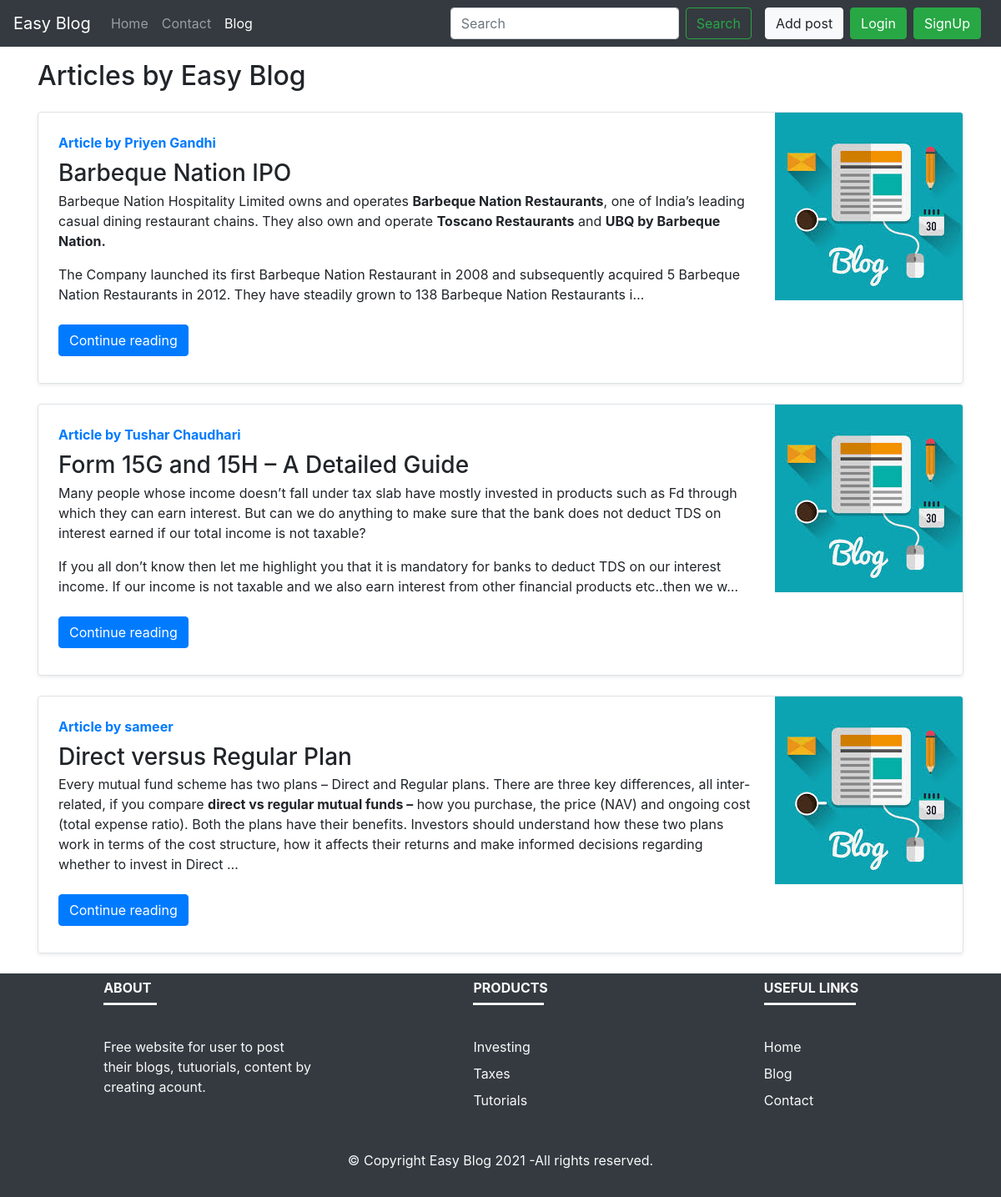
Screenshot of /blog/ with the database file from the repository.
### blog/models.py (models this page shows, shortened)
class Post(models.Model):
    sno=models.AutoField(primary_key=True)
    title=models.CharField(max_length=255)
    author=models.CharField(max_length=24)
    slug=models.CharField(max_length=130)
    timeStamp=models.DateTimeField(auto_now_add=True)
    content=models.TextField()

### blog/views.py (the view)
# urls.py: path('', views.blogHome, name="bloghome"),
def blogHome(request):
    allPosts= Post.objects.all()
    context={'allPosts': allPosts}
    return render(request, "blog/blogHome.html", context)

### templates/blog/blogHome.html (shortened to what this page needs)
{% extends 'base.html' %}
{% block blogactive %} active {% endblock blogactive %}
{% block body %}
<div class="container my-3">
    <h2>Articles by Easy Blog</h2>
    {% for post in allPosts %}
    <div class="row no-gutters border rounded overflow-hidden flex-md-row mb-4 shadow-sm h-md-250 my-4 position-relative">
        <div class="col p-4 d-flex flex-column position-static">
            <strong class="d-inline-block mb-2 text-primary">Article by {{post.author}}</strong>
            <h3 class="mb-0">{{post.title}}</h3>
            <p class="card-text mb-auto">{{post.content| truncatechars:500 |safe}}</p>
            <div class="my-2">
                <a href="/blog/{{post.slug}}" role="button" class="btn btn-primary">Continue reading</a>
            </div>
        </div>
        <div class="col-auto d-none d-lg-block">
            <img src="/static/img/blog.jpg" alt="Blog">
        </div>
    </div>
    {% endfor %}
</div>
{% endblock %}

### rows the page displays
Post: author "Priyen Gandhi", title "Barbeque Nation IPO", content "Barbeque Nation Hospitality Limited owns and operates Barbeque Nation Restaurants , one of India’s leading casual dining restaurant chains. They also own and operate Toscano Restaurants and UBQ by Barbeque Nation. The Company launched its first Barbeque Nation Restaurant in 2008 and subsequently acquired 5 Barbeque Nation Restaurants in 2012. They have steadily grown to 138 Barbeque Nation Restaurants i…"
Post: author "Tushar Chaudhari", title "Form 15G and 15H – A Detailed Guide", content "Many people whose income doesn’t fall under tax slab have mostly invested in products such as Fd through which they can earn interest. But can we do anything to make sure that the bank does not deduct TDS on interest earned if our total income is not taxable? If you all don’t know then let me highlight you that it is mandatory for banks to deduct TDS on our interest income. If our income is not taxable and we also earn interest from other financial products etc..then we w…"
Post: author "sameer", title "Direct versus Regular Plan", content "Every mutual fund scheme has two plans – Direct and Regular plans. There are three key differences, all inter-related, if you compare direct vs regular mutual funds – how you purchase, the price (NAV) and ongoing cost (total expense ratio). Both the plans have their benefits. Investors should understand how these two plans work in terms of the cost structure, how it affects their returns and make informed decisions regarding whether to invest in Direct …"
